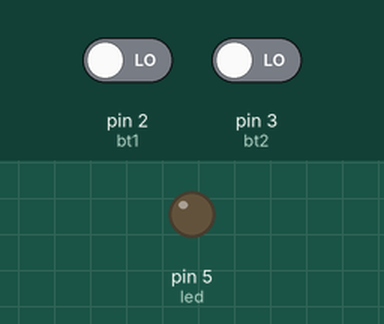
A sketch run on a simulated Arduino Uno, built with avr-gcc and run on an emulated ATmega328P. On the bench: output pins drawn as LEDs (lit = HIGH). Dashed ring = blinking. The inputs (shaded band) are chosen by the test bench; at power-on: pin 2 (bt1) LOW, pin 3 (bt2) LOW.

Above: at 1.2 s.
1.3 s: pin 2 (bt1) driven HIGH
At 2.1 s:
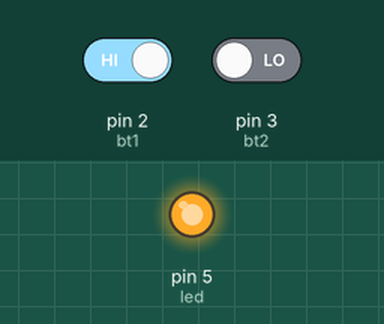
2.8 s: pin 3 (bt2) driven HIGH
At 5.7 s:
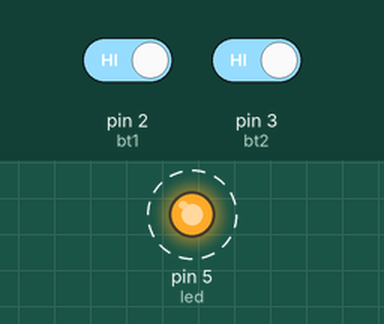
5.8 s: pin 3 (bt2) driven LOW
At 6.7 s:
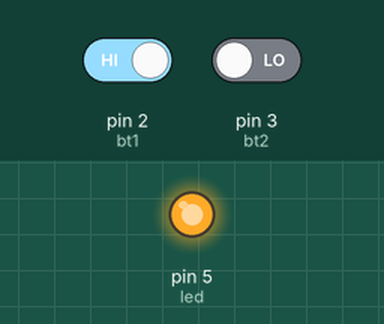
Timing chart, 0 to 8.8 s (numbered marks = the images above; inputs shaded):
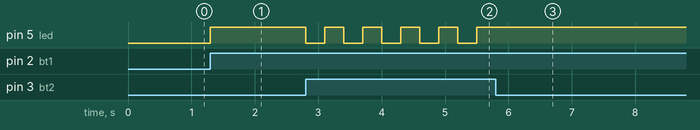

The sketch:

P05_BT_ON_BT_OFF.ino
```cpp
/* #5 - un bt accende e un bt spegne

 - LED su D5
 - BUTTON su D2, D3
*/

//pin del LED
int led = 5;

//pin dei pulsanti
int bt1 = 2;
int bt2 = 3;

void setup() {
  //imposto i pin
  pinMode(bt1, INPUT);
  pinMode(bt2, INPUT);
  pinMode(led, OUTPUT);
}

void loop() {
  //se il tasto 1 viene premuto...
  if (digitalRead(bt1)) {
    //accendo
    digitalWrite(led, HIGH);
    //attendo che i rimbalzi cessino (poor-man debouncing)
    delay(300);
  }

  //se il tasto 2 viene premuto...
  if (digitalRead(bt2)) {
    //spengo
    digitalWrite(led, LOW);
    //attendo che i rimbalzi cessino (poor-man debouncing)
    delay(300);
  }
}
```

Measured:
- after the input at 1.3 s, pin 5 (led): LOW → HIGH at once
- after the input at 2.8 s, pin 5 (led): alternates HIGH for 0.30 s and LOW for 0.30 s, starting at once
- after the input at 5.8 s, pin 5 (led): stops changing and stays HIGH
